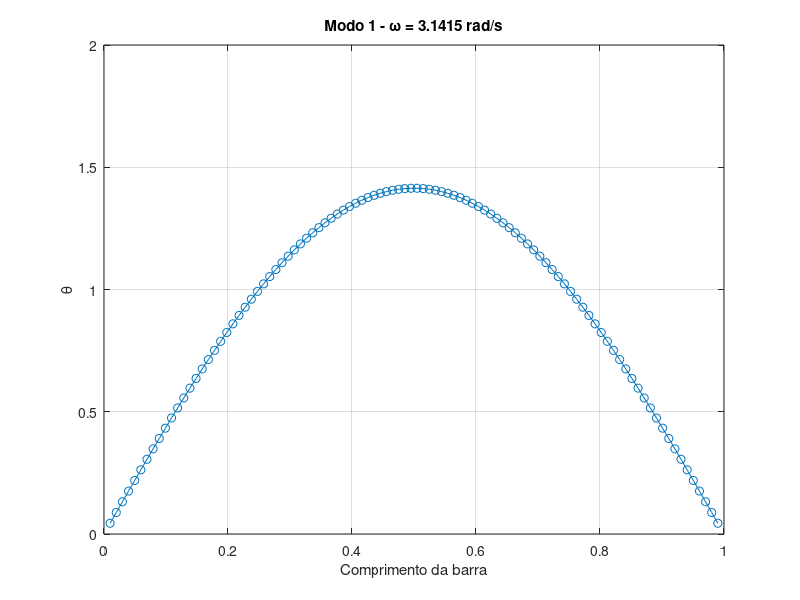
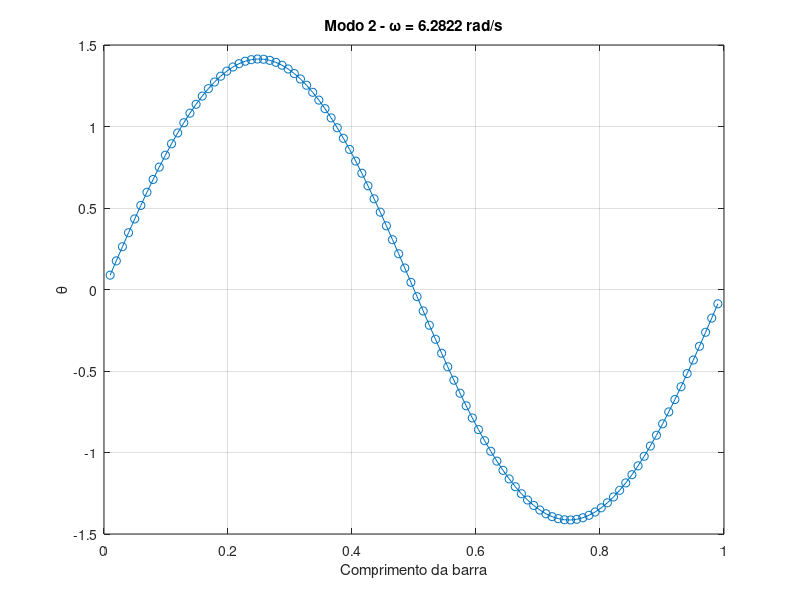
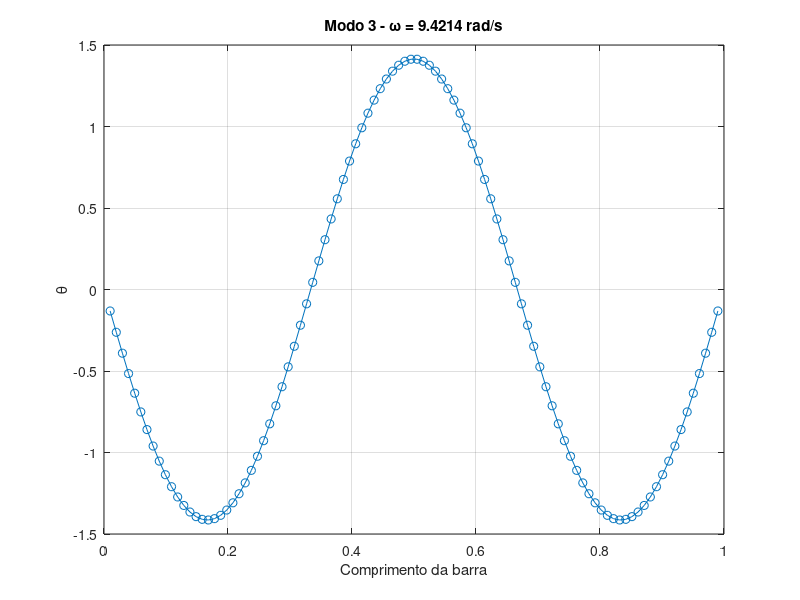
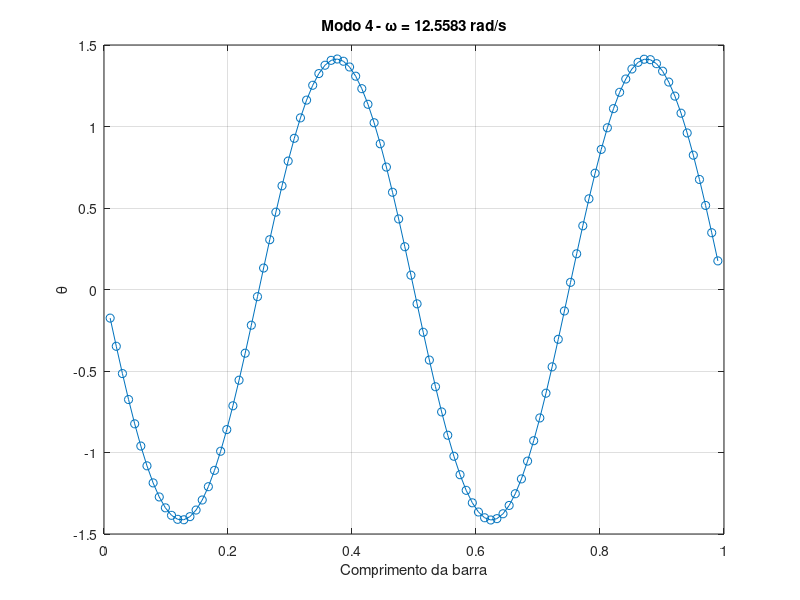

The MATLAB script that drew these images, in order:
% Parâmetros do problema
L = 1.0;               % comprimento da barra (m)
N = 100;                % número de graus de liberdade
rho = 1.0;             % densidade linear (kg/m)
G = 1.0;               % módulo de cisalhamento (Pa)
J = 1.0;               % momento polar de inércia (m^4)

dx = L / (N + 1);      % comprimento de cada elemento

% Montagem da matriz de rigidez torcional [Kθ]
k0 = G * J / dx;
K = zeros(N, N);
for i = 1:N
    if i > 1
        K(i, i-1) = -k0;
    end
    K(i, i) = 2*k0;
    if i < N
        K(i, i+1) = -k0;
    end
end

% Montagem da matriz de inércia [I]
I_rot = rho * dx;        % inércia rotacional de cada elemento
I = I_rot * eye(N);      % matriz diagonal

% Resolvendo o problema generalizado de autovalor
[Phi, D] = eig(K, I);
omegas = sqrt(diag(D));   % frequências naturais rad/s
f_numerico = omegas / (2*pi);  % frequências em Hz

% Solução exata contínua
n_modes = min(5, N);
omega_analitico = (1:n_modes)' * pi;
f_analitico = omega_analitico / (2*pi);

% Exibindo os resultados
disp('Modo   omega_numérico (rad/s)   f_numérico (Hz)   omega_analítico (rad/s)   f_analítico (Hz)');
for i = 1:n_modes
    fprintf('%4d   %20.6f   %14.6f   %23.6f   %16.6f\n', ...
        i, omegas(i), f_numerico(i), omega_analitico(i), f_analitico(i));
end

% Plotando os primeiros modos de vibração
for mode = 1:n_modes
    figure;
    plot(linspace(dx, L-dx, N), Phi(:, mode), '-o');
    title(['Modo ', num2str(mode), ...
        ' - \omega = ', num2str(omegas(mode), '%.4f'), ' rad/s']);
    xlabel('Comprimento da barra');
    ylabel('\theta');
    grid on;
end

